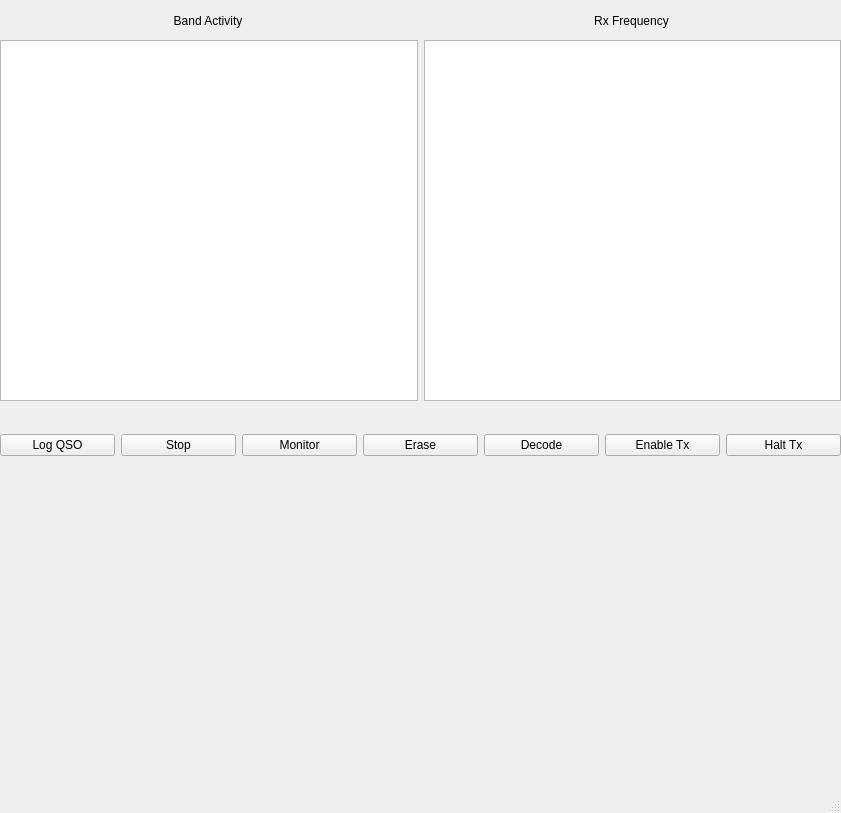
<?xml version="1.0" encoding="UTF-8"?>
<ui version="4.0">
 <class>MainWindow</class>
 <widget class="QMainWindow" name="MainWindow">
  <property name="geometry">
   <rect>
    <x>0</x>
    <y>0</y>
    <width>841</width>
    <height>813</height>
   </rect>
  </property>
  <property name="windowTitle">
   <string>MainWindow</string>
  </property>
  <widget class="QWidget" name="centralwidget">
   <widget class="QWidget" name="horizontalLayoutWidget">
    <property name="geometry">
     <rect>
      <x>0</x>
      <y>40</y>
      <width>841</width>
      <height>361</height>
     </rect>
    </property>
    <layout class="QHBoxLayout" name="horizontalLayout">
     <property name="sizeConstraint">
      <enum>QLayout::SetDefaultConstraint</enum>
     </property>
     <item>
      <widget class="QListWidget" name="listWidgetBandActivity">
       <property name="font">
        <font>
         <family>Courier 10 Pitch</family>
         <pointsize>10</pointsize>
         <weight>50</weight>
         <bold>false</bold>
        </font>
       </property>
      </widget>
     </item>
     <item>
      <widget class="QListWidget" name="listWidgetRxFrequency"/>
     </item>
    </layout>
   </widget>
   <widget class="QWidget" name="horizontalLayoutWidget_2">
    <property name="geometry">
     <rect>
      <x>-1</x>
      <y>0</y>
      <width>841</width>
      <height>41</height>
     </rect>
    </property>
    <layout class="QHBoxLayout" name="horizontalLayout_2">
     <item>
      <widget class="QLabel" name="labelBandActivity">
       <property name="text">
        <string>Band Activity</string>
       </property>
       <property name="alignment">
        <set>Qt::AlignCenter</set>
       </property>
      </widget>
     </item>
     <item>
      <widget class="QLabel" name="labelRxFrequency">
       <property name="text">
        <string>Rx Frequency</string>
       </property>
       <property name="alignment">
        <set>Qt::AlignCenter</set>
       </property>
      </widget>
     </item>
    </layout>
   </widget>
   <widget class="QWidget" name="verticalLayoutWidget">
    <property name="geometry">
     <rect>
      <x>0</x>
      <y>410</y>
      <width>841</width>
      <height>71</height>
     </rect>
    </property>
    <layout class="QVBoxLayout" name="verticalLayout_2">
     <item>
      <layout class="QHBoxLayout" name="horizontalLayout_4">
       <item>
        <widget class="QPushButton" name="pushButton">
         <property name="text">
          <string>Log QSO</string>
         </property>
        </widget>
       </item>
       <item>
        <widget class="QPushButton" name="pushButton_2">
         <property name="text">
          <string>Stop</string>
         </property>
        </widget>
       </item>
       <item>
        <widget class="QPushButton" name="pushButton_3">
         <property name="text">
          <string>Monitor</string>
         </property>
        </widget>
       </item>
       <item>
        <widget class="QPushButton" name="pushButton_5">
         <property name="text">
          <string>Erase</string>
         </property>
        </widget>
       </item>
       <item>
        <widget class="QPushButton" name="pushButton_4">
         <property name="text">
          <string>Decode</string>
         </property>
        </widget>
       </item>
       <item>
        <widget class="QPushButton" name="pushButton_6">
         <property name="text">
          <string>Enable Tx</string>
         </property>
        </widget>
       </item>
       <item>
        <widget class="QPushButton" name="pushButton_7">
         <property name="text">
          <string>Halt Tx</string>
         </property>
        </widget>
       </item>
      </layout>
     </item>
    </layout>
   </widget>
  </widget>
  <widget class="QMenuBar" name="menubar">
   <property name="geometry">
    <rect>
     <x>0</x>
     <y>0</y>
     <width>841</width>
     <height>25</height>
    </rect>
   </property>
  </widget>
  <widget class="QStatusBar" name="statusbar"/>
 </widget>
 <resources/>
 <connections/>
</ui>
